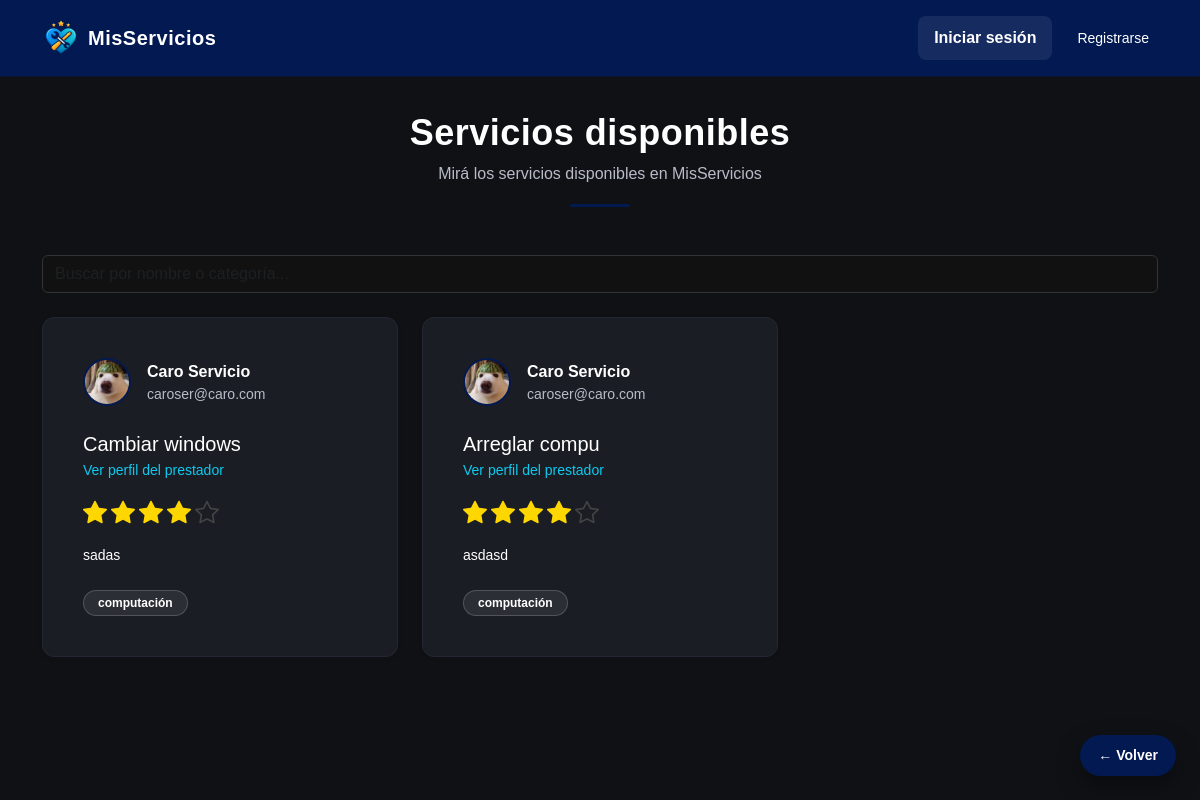
The app's page /servicios, older data.
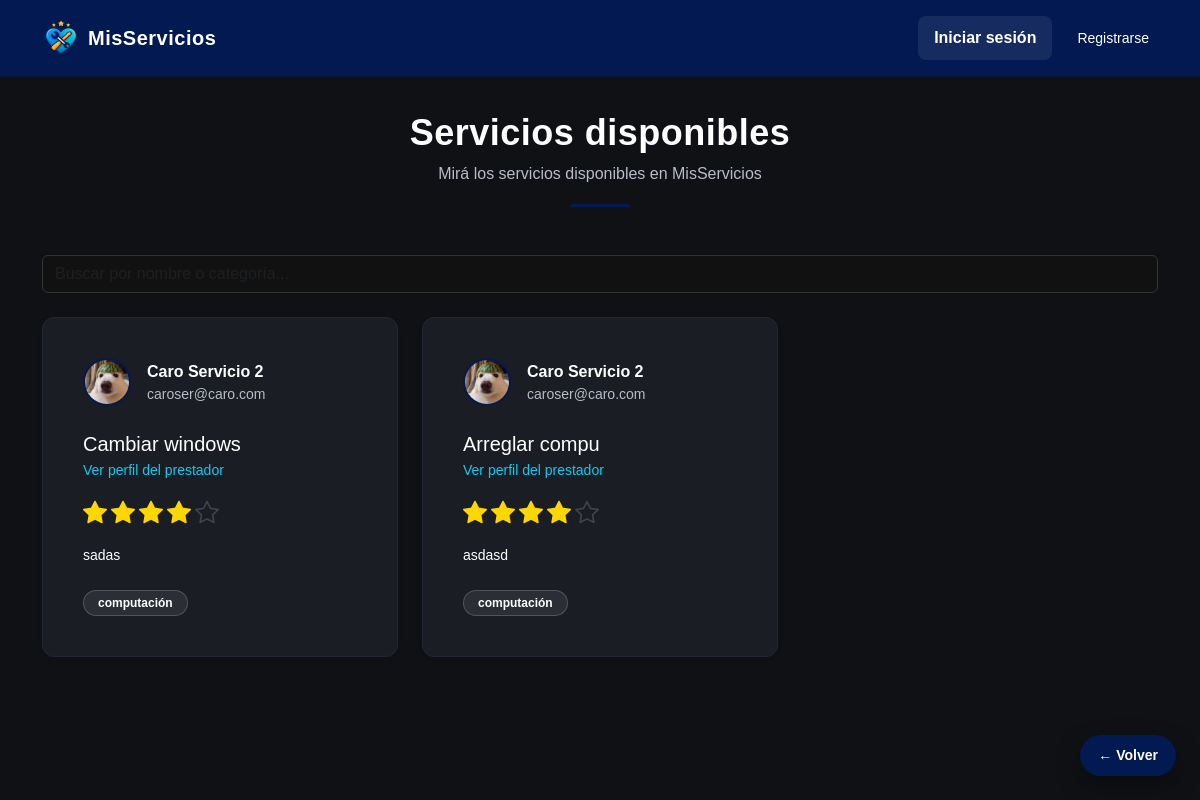
The same page, newer data.
### models.py (models this page shows, shortened)
class Servicio(db.Model):
    __tablename__ = 'servicios'
    id = db.Column(db.Integer, primary_key=True)
    titulo = db.Column(db.String(100), nullable=False)
    descripcion = db.Column(db.Text, nullable=False)
    categoria = db.Column(db.String(50), nullable=False)
    usuario_id = db.Column(
        db.Integer,
        db.ForeignKey('usuarios.id'),
        nullable=False
    )
    usuario = db.relationship('Usuario', backref='servicios', lazy=True)
    calificaciones = db.relationship(
        'Calificacion',
        backref='servicio',
        lazy=True,
        cascade='all, delete-orphan'
    )

class Usuario(UserMixin, db.Model):
    __tablename__ = 'usuarios'
    id = db.Column(db.Integer, primary_key=True)
    nombre = db.Column(db.String(100), nullable=False)
    email = db.Column(db.String(120), unique=True, nullable=False)
    password = db.Column(db.String(255), nullable=False)
    rol = db.Column(db.String(20), nullable=False)
    imagen = db.Column(db.String(200))
    calificaciones = db.relationship('Calificacion', backref='cliente', lazy=True)
    def promedio_estrellas(self):
        total = 0
        cantidad = 0
        for servicio in self.servicios:
            for c in servicio.calificaciones:
                promedio_c = (c.precio + c.calidad + c.amabilidad) / 3
                total += promedio_c
                cantidad += 1
        if cantidad == 0:
            return None
        return round(total / cantidad, 1)

### app.py (the view)
@app.route('/servicios')
def servicios():
    query = request.args.get('q', '')
    todos = Servicio.query.all()
    if query:
        query_norm = normalizar(query)
        servicios_filtrados = []
        for s in todos:
            titulo = normalizar(s.titulo)
            categoria = normalizar(s.categoria)
            if query_norm in titulo or query_norm in categoria:
                servicios_filtrados.append(s)
        servicios = servicios_filtrados
    else:
        servicios = todos
    return render_template('servicios.html', servicios=servicios, query=query)

### templates/servicios.html (shortened to what this page needs)
{% extends "base.html" %}
{% block page_header %}
    {% set titulo = "Servicios disponibles" %}
    {% set subtitulo = "Mirá los servicios disponibles en MisServicios" %}
    {% include "components/page_header.html" %}
{% endblock %}
{% block content %}
<form onsubmit="return false;" class="mb-4">
    <div class="input-group flex-column flex-sm-row gap-2">
        <input
            type="text"
            id="buscador"
            name="q"
            class="form-control"
            placeholder="Buscar por nombre o categoría..."
            value="{{ query }}"
            autocomplete="off"
        >
    </div>
</form>
<div class="row g-4" id="contenedor-servicios">
    {% include "components/_cards_servicios.html" %}
</div>
{% endblock %}

### templates/components/_cards_servicios.html (shortened to what this page needs)
{% from "components/estrellas.html" import render_estrellas %}
{% for servicio in servicios %}
<div class="col-12 col-sm-6 col-lg-4 mb-4">
    <div class="card shadow-sm h-100">
        <div class="card-body d-flex flex-column">
            <div class="prestador-info d-flex align-items-center gap-3 flex-wrap">
                {% if servicio.usuario.imagen %}
                    <img
                        src="{{ url_for('static', filename='uploads/' + servicio.usuario.imagen) }}"
                        class="prestador-avatar"
                    >
                {% else %}
                    <div class="prestador-avatar-placeholder">
                        {{ servicio.usuario.nombre[0] }}
                    </div>
                {% endif %}
                <div class="flex-grow-1">
                    <div class="prestador-nombre fw-bold">
                        {{ servicio.usuario.nombre }}
                    </div>
                    <div class="prestador-email small text-muted">
                        {{ servicio.usuario.email }}
                    </div>
                </div>
            </div>
            <h5 class="card-title mt-3 mb-1">
                {{ servicio.titulo }}
            </h5>
            <a href="{{ url_for('perfil_prestador', usuario_id=servicio.usuario_id) }}"
               class="text-decoration-none text-info small mb-2">
               Ver perfil del prestador
            </a>
            <div class="mb-2">
                {% if servicio.usuario.promedio_estrellas() %}
                    {{ render_estrellas(servicio.usuario.promedio_estrellas()) }}
                {% else %}
                    <span class="text-muted small">Sin calificaciones</span>
                {% endif %}
            </div>
            <p class="card-text small flex-grow-1">
                {{ servicio.descripcion }}
            </p>
            <div class="mt-2">
                <span class="badge bg-primary">
                    {{ servicio.categoria }}
                </span>
            </div>
        </div>
    </div>
</div>
{% else %}
<div class="col-12">
    <p class="text-muted text-center">
        No hay servicios publicados aún.
    </p>
</div>
{% endfor %}

### templates/components/estrellas.html (shortened to what this page needs)
{% macro render_estrellas(promedio) %}
    {% set enteras = promedio|int %}
    {% set media = 1 if promedio - enteras >= 0.5 else 0 %}
    {% set vacias = 5 - enteras - media %}
    <div class="estrellas estrellas-card">
        {% for _ in range(enteras) %}
            <i class="bi bi-star-fill estrella activa"></i>
        {% endfor %}
        {% for _ in range(vacias) %}
            <i class="bi bi-star estrella"></i>
        {% endfor %}
    </div>
{% endmacro %}

Row changes from the older to the newer data that the page shows:
changed through a linked row, Servicio "Cambiar windows": usuario.nombre "Caro Servicio" → "Caro Servicio 2"
changed through a linked row, Servicio "Arreglar compu": usuario.nombre "Caro Servicio" → "Caro Servicio 2"
